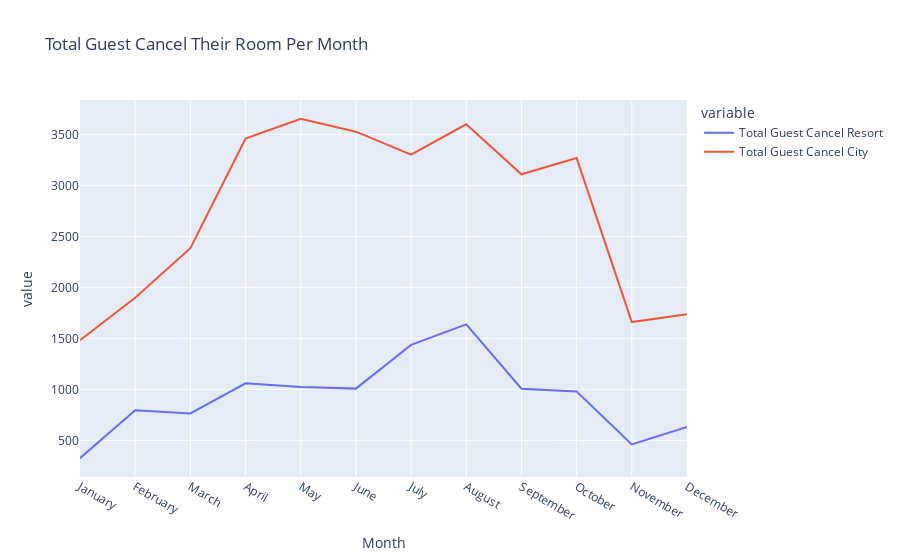

Notebook cell for this chart:
### Code cell
px.line(final_guest_cancel,x='Month',y=['Total Guest Cancel Resort','Total Guest Cancel City'],title='Total Guest Cancel Their Room Per Month')

### Figure 1 — Plotly figure (JSON) as saved in the notebook; plotly's stock layout.template omitted (floating-point values rounded to 4 significant figures)
{"data": [{"hovertemplate": "variable=Total Guest Cancel Resort<br>Month=%{x}<br>value=%{y}<extra></extra>", "legendgroup": "Total Guest Cancel Resort", "line": {"color": "#636efa", "dash": "solid"}, "marker": {"symbol": "circle"}, "mode": "lines", "name": "Total Guest Cancel Resort", "orientation": "v", "showlegend": true, "type": "scatter", "x": ["January", "February", "March", "April", "May", "June", "July", "August", "September", "October", "November", "December"], "xaxis": "x", "y": [325, 794, 763, 1059, 1024, 1007, 1436, 1637, 1006, 978, 460, 631], "yaxis": "y"}, {"hovertemplate": "variable=Total Guest Cancel City<br>Month=%{x}<br>value=%{y}<extra></extra>", "legendgroup": "Total Guest Cancel City", "line": {"color": "#EF553B", "dash": "solid"}, "marker": {"symbol": "circle"}, "mode": "lines", "name": "Total Guest Cancel City", "orientation": "v", "showlegend": true, "type": "scatter", "x": ["January", "February", "March", "April", "May", "June", "July", "August", "September", "October", "November", "December"], "xaxis": "x", "y": [1481, 1899, 2385, 3459, 3653, 3527, 3301, 3600, 3109, 3268, 1660, 1737], "yaxis": "y"}], "layout": {"legend": {"title": {"text": "variable"}, "tracegroupgap": 0}, "title": {"text": "Total Guest Cancel Their Room Per Month"}, "xaxis": {"anchor": "y", "domain": [0, 1], "title": {"text": "Month"}}, "yaxis": {"anchor": "x", "domain": [0, 1], "title": {"text": "value"}}}}
